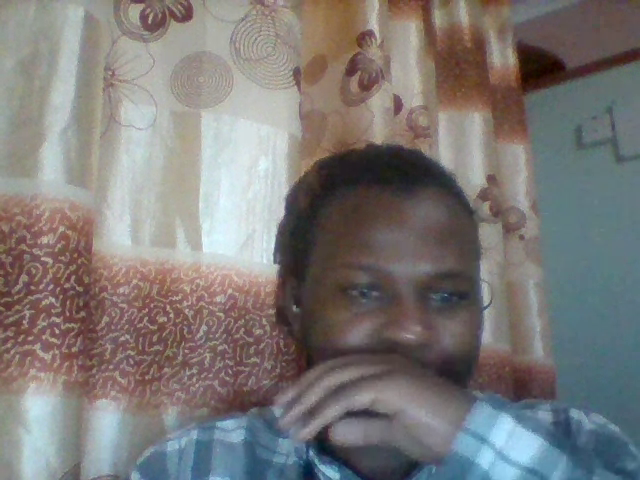
#> input picture frame 37 of webcam.webm, 640 x 480 px
$ python haarcascade_eye_detector.py
#> lines starting #> are read from the running program, lines starting #| are printed output that depends on the picture; after the words box and inside, x2 and y2 are one past the last pixel; in counts of white or black regions, pixels touching at a corner belong together
import cv2
import numpy as np

#Load Classifier
face_cascade = cv2.CascadeClassifier('haarcascade_frontalface_default.xml')
eye_cascade = cv2.CascadeClassifier('haarcascade_eye_tree_eyeglasses.xml')

cap = cv2.VideoCapture('webcam.webm')

while cap.isOpened():
    _,img = cap.read()
#> img is the input picture: shape (480, 640, 3); mean B, G, R 120.1, 121.6, 124.7
    gray = cv2.cvtColor(img, cv2.COLOR_BGR2GRAY)
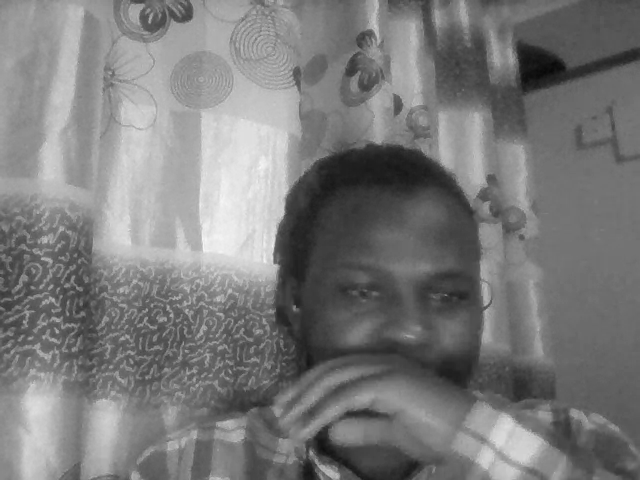
#> gray: shape (480, 640); min 8, max 248, mean 122.4
    faces = face_cascade.detectMultiScale(gray, 1.1, 4)
#> faces = [[312, 223, 178, 178]]

    for (x,y,w,h) in faces:
        cv2.rectangle(img, (x,y), (x+w, y+h), (255,0,0),3)
        roi_gray = gray[y:y+h, x:x+w]
        roi_color = img[y:y+h, x:x+w]

        eyes = eye_cascade.detectMultiScale(roi_gray)
        for (ex,ey,ew,eh) in eyes:
            cv2.rectangle(roi_color,(ex,ey),(ex+ew,ey+eh),(0,255,0),5)
#> this loop made 1 pass
#> (x, y, w, h, eyes) on pass 1: (312, 223, 178, 178, [[29, 47, 46, 46], [106, 48, 52, 52]])
#> pass 1, `roi_gray = gray[y:y+h, x:x+w]`:
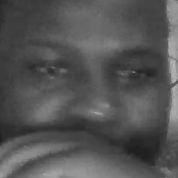
#> roi_gray: shape (178, 178); min 30, max 184, mean 84.2
#> pass 1, `roi_color = img[y:y+h, x:x+w]`:
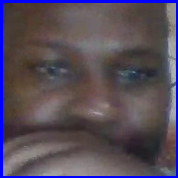
#> roi_color: shape (178, 178, 3); mean B, G, R 89, 76.1, 86.3
#> after the loop:
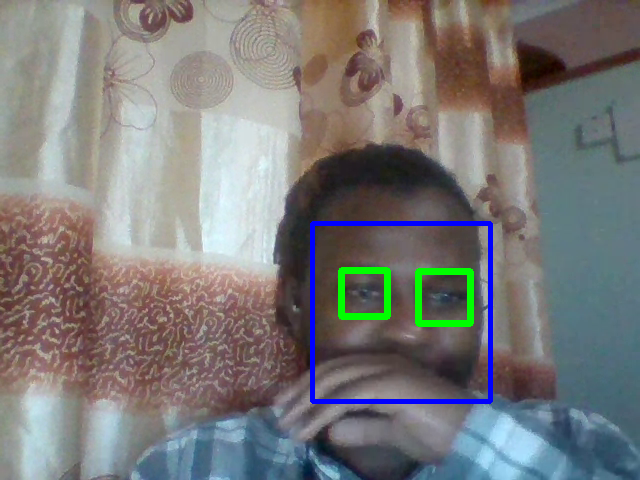
#> img: shape (480, 640, 3); 2.04% of pixels changed, all inside (x1, y1, x2, y2) = (310, 221, 493, 404)
#> after the loop:
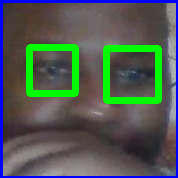
#> roi_color: shape (178, 178, 3); 8.53% of pixels changed, all inside (x1, y1, x2, y2) = (26, 44, 162, 104)


    cv2.imshow('image', img)
    if cv2.waitKey(1) & 0xFF == ord('q'):
#> (key q is pressed here)
        break
    # cv2.destroyAllWindows()

cap.release()
